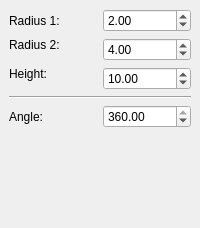
        <widget class="QWidget" name="Page3_cone">
         <layout class="QGridLayout">
          <property name="margin">
           <number>9</number>
          </property>
          <property name="spacing">
           <number>6</number>
          </property>
          <item row="2" column="0">
           <layout class="QHBoxLayout">
            <property name="spacing">
             <number>6</number>
            </property>
            <property name="margin">
             <number>0</number>
            </property>
            <item>
             <widget class="QLabel" name="label_4">
              <property name="text">
               <string>Angle:</string>
              </property>
             </widget>
            </item>
            <item>
             <widget class="QDoubleSpinBox" name="coneAngle">
              <property name="maximum">
               <double>360.000000000000000</double>
              </property>
              <property name="value">
               <double>360.000000000000000</double>
              </property>
             </widget>
            </item>
           </layout>
          </item>
          <item row="1" column="0">
           <widget class="Line" name="line_3">
            <property name="frameShape">
             <enum>QFrame::HLine</enum>
            </property>
            <property name="frameShadow">
             <enum>QFrame::Sunken</enum>
            </property>
           </widget>
          </item>
          <item row="3" column="0">
           <spacer>
            <property name="orientation">
             <enum>Qt::Vertical</enum>
            </property>
            <property name="sizeType">
             <enum>QSizePolicy::Expanding</enum>
            </property>
            <property name="sizeHint" stdset="0">
             <size>
              <width>31</width>
              <height>91</height>
             </size>
            </property>
           </spacer>
          </item>
          <item row="0" column="0">
           <layout class="QGridLayout">
            <property name="margin">
             <number>0</number>
            </property>
            <property name="spacing">
             <number>6</number>
            </property>
            <item row="2" column="0" rowspan="2">
             <widget class="QLabel" name="textLabel11">
              <property name="text">
               <string>Height:</string>
              </property>
             </widget>
            </item>
            <item row="1" column="1" rowspan="2">
             <widget class="QDoubleSpinBox" name="coneRadius2">
              <property name="maximum">
               <double>1000.000000000000000</double>
              </property>
              <property name="value">
               <double>4.000000000000000</double>
              </property>
             </widget>
            </item>
            <item row="3" column="1">
             <widget class="QDoubleSpinBox" name="coneHeight">
              <property name="maximum">
               <double>1000.000000000000000</double>
              </property>
              <property name="value">
               <double>10.000000000000000</double>
              </property>
             </widget>
            </item>
            <item row="0" column="1">
             <widget class="QDoubleSpinBox" name="coneRadius1">
              <property name="maximum">
               <double>1000.000000000000000</double>
              </property>
              <property name="value">
               <double>2.000000000000000</double>
              </property>
             </widget>
            </item>
            <item row="0" column="0">
             <widget class="QLabel" name="textLabel9">
              <property name="text">
               <string>Radius 1:</string>
              </property>
             </widget>
            </item>
            <item row="1" column="0">
             <widget class="QLabel" name="textLabel10">
              <property name="text">
               <string>Radius 2:</string>
              </property>
             </widget>
            </item>
           </layout>
          </item>
         </layout>
        </widget>
